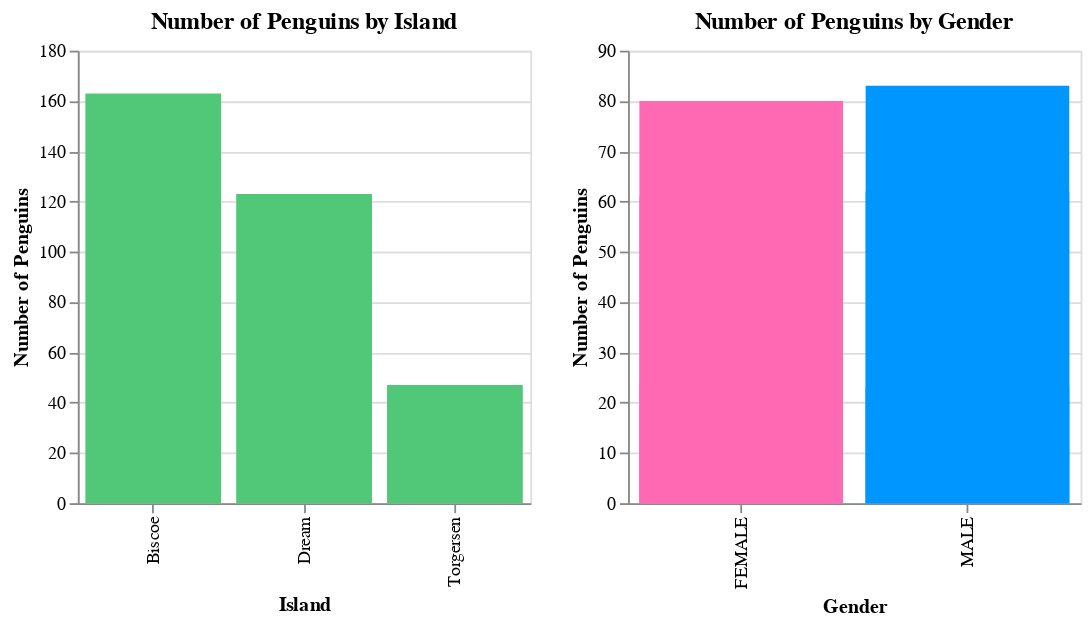

Source (notebook cell):
### Markdown cell above
### Penguin Populations

### Code cell
# Implement filtering using dynamic queries. 
selection = alt.selection(type="multi", fields=["island"])

# Create a container for two different views
base = alt.Chart(penguins_df).properties(width=500, height=250)

# Specify our overview chart
overview = alt.Chart(penguins_df, title="Number of Penguins by Island").mark_bar().encode(
    x=alt.X('island:N', title='Island'),
    y=alt.Y('count()', title='Number of Penguins'),
    color=alt.condition(selection, alt.value("#50C878"), alt.value("lightgrey")),
    tooltip=["island:N", "count()"],
).add_selection(selection).properties(height=250, width=250)

# Create a detail chart
detail = base.mark_bar().encode(
    x=alt.Y('sex:N', title="Gender", axis=alt.Axis(labels=True, ticks=True)),
    y=alt.Y('count()', title='Number of Penguins'),
    tooltip=["island:N", "count()"],
    color=alt.Color('sex:N', scale=alt.Scale(range=["#FF69B4", "#0096FF"]), legend=None)
).properties(title="Number of Penguins by Gender", height=250, width=250).transform_filter(selection)

overview | detail

### Figure 1 — Vega-Lite specification as saved in the notebook (floating-point values rounded to 4 significant figures; data arrays with more than 128 entries replaced by an {"elided": "..."} marker saying what was removed)
{"config": {"view": {"continuousWidth": 400, "continuousHeight": 300}}, "hconcat": [{"mark": "bar", "encoding": {"color": {"condition": {"value": "#50C878", "selection": "selector003"}, "value": "lightgrey"}, "tooltip": [{"field": "island", "type": "nominal"}, {"aggregate": "count", "type": "quantitative"}], "x": {"field": "island", "title": "Island", "type": "nominal"}, "y": {"aggregate": "count", "title": "Number of Penguins", "type": "quantitative"}}, "height": 250, "selection": {"selector003": {"type": "multi", "fields": ["island"]}}, "title": "Number of Penguins by Island", "width": 250}, {"mark": "bar", "encoding": {"color": {"field": "sex", "legend": null, "scale": {"range": ["#FF69B4", "#0096FF"]}, "type": "nominal"}, "tooltip": [{"field": "island", "type": "nominal"}, {"aggregate": "count", "type": "quantitative"}], "x": {"axis": {"labels": true, "ticks": true}, "field": "sex", "title": "Gender", "type": "nominal"}, "y": {"aggregate": "count", "title": "Number of Penguins", "type": "quantitative"}}, "height": 250, "title": "Number of Penguins by Gender", "transform": [{"filter": {"selection": "selector003"}}], "width": 250}], "data": {"name": "data-98dc9131c0a33040430298fe6e3c3474"}, "$schema": "https://vega.github.io/schema/vega-lite/v4.17.0.json", "datasets": {"data-98dc9131c0a33040430298fe6e3c3474": {"elided": "333 records"}}}
